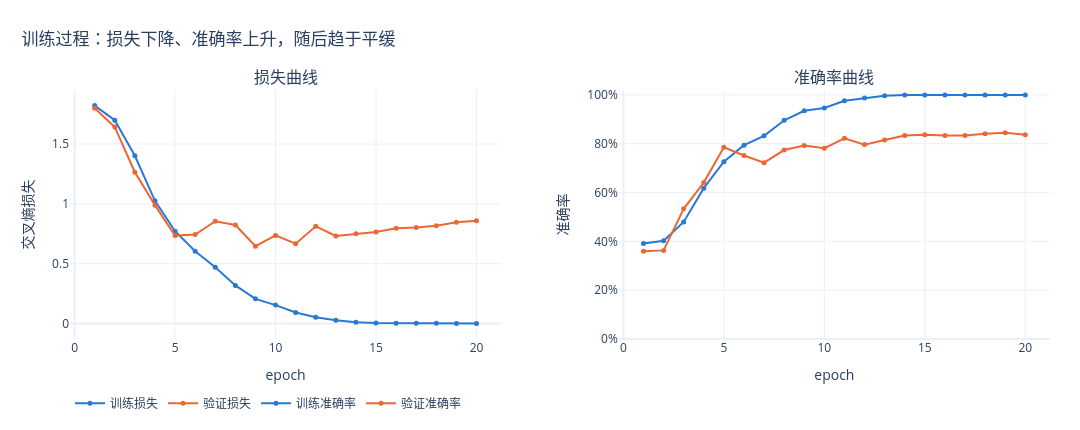

Write notebook code for a chart like this one.
### Code cell
fig = make_subplots(rows=1, cols=2, horizontal_spacing=0.12,
                    subplot_titles=("损失曲线", "准确率曲线"))
for key, name, color, col in [("train_loss", "训练损失", C_BLUE, 1), ("val_loss", "验证损失", C_ORANGE, 1),
                              ("train_acc", "训练准确率", C_BLUE, 2), ("val_acc", "验证准确率", C_ORANGE, 2)]:
    fig.add_trace(go.Scatter(
        x=history["epoch"], y=history[key], mode="lines+markers", name=name,
        line=dict(color=color, width=2), marker=dict(size=5), legendgroup=name,
        showlegend=(col == 2 or "loss" in key),
        hovertemplate=f"{name}<br>epoch %{{x}}：%{{y:.4f}}<extra></extra>",
    ), row=1, col=col)

fig.update_xaxes(title_text="epoch", row=1, col=1)
fig.update_xaxes(title_text="epoch", row=1, col=2)
fig.update_yaxes(title_text="交叉熵损失", row=1, col=1)
fig.update_yaxes(title_text="准确率", range=[0, 1.02], tickformat=".0%", row=1, col=2)
fig.update_layout(title=dict(text="训练过程：损失下降、准确率上升，随后趋于平缓", x=0.02),
                  width=1080, height=430, margin=dict(l=70, r=30, t=90, b=80),
                  legend=dict(orientation="h", yanchor="top", y=-0.2, x=0, title=None))
fig.show()

### Figure 1 — Plotly figure (JSON) as saved in the notebook; plotly's stock layout.template omitted (floating-point values rounded to 4 significant figures)
{"data": [{"hovertemplate": "训练损失<br>epoch %{x}：%{y:.4f}<extra></extra>", "legendgroup": "训练损失", "line": {"color": "#2a78d6", "width": 2}, "marker": {"size": 5}, "mode": "lines+markers", "name": "训练损失", "showlegend": true, "type": "scatter", "x": [1, 2, 3, 4, 5, 6, 7, 8, 9, 10, 11, 12, 13, 14, 15, 16, 17, 18, 19, 20], "xaxis": "x", "y": [1.821, 1.698, 1.402, 1.025, 0.7717, 0.6039, 0.4706, 0.3186, 0.2066, 0.1545, 0.09307, 0.05244, 0.028, 0.01087, 0.005419, 0.003573, 0.002595, 0.002086, 0.001706, 0.001444], "yaxis": "y"}, {"hovertemplate": "验证损失<br>epoch %{x}：%{y:.4f}<extra></extra>", "legendgroup": "验证损失", "line": {"color": "#eb6834", "width": 2}, "marker": {"size": 5}, "mode": "lines+markers", "name": "验证损失", "showlegend": true, "type": "scatter", "x": [1, 2, 3, 4, 5, 6, 7, 8, 9, 10, 11, 12, 13, 14, 15, 16, 17, 18, 19, 20], "xaxis": "x", "y": [1.799, 1.641, 1.264, 0.9895, 0.735, 0.7435, 0.8553, 0.8239, 0.647, 0.7365, 0.6676, 0.8123, 0.7325, 0.7501, 0.766, 0.7971, 0.8037, 0.817, 0.8466, 0.8599], "yaxis": "y"}, {"hovertemplate": "训练准确率<br>epoch %{x}：%{y:.4f}<extra></extra>", "legendgroup": "训练准确率", "line": {"color": "#2a78d6", "width": 2}, "marker": {"size": 5}, "mode": "lines+markers", "name": "训练准确率", "showlegend": true, "type": "scatter", "x": [1, 2, 3, 4, 5, 6, 7, 8, 9, 10, 11, 12, 13, 14, 15, 16, 17, 18, 19, 20], "xaxis": "x2", "y": [0.3915, 0.4026, 0.4796, 0.6178, 0.7263, 0.7941, 0.8321, 0.8961, 0.9351, 0.9462, 0.9759, 0.987, 0.9963, 1, 1, 1, 1, 1, 1, 1], "yaxis": "y2"}, {"hovertemplate": "验证准确率<br>epoch %{x}：%{y:.4f}<extra></extra>", "legendgroup": "验证准确率", "line": {"color": "#eb6834", "width": 2}, "marker": {"size": 5}, "mode": "lines+markers", "name": "验证准确率", "showlegend": true, "type": "scatter", "x": [1, 2, 3, 4, 5, 6, 7, 8, 9, 10, 11, 12, 13, 14, 15, 16, 17, 18, 19, 20], "xaxis": "x2", "y": [0.3593, 0.363, 0.5333, 0.6407, 0.7852, 0.7519, 0.7222, 0.7741, 0.7926, 0.7815, 0.8222, 0.7963, 0.8148, 0.8333, 0.837, 0.8333, 0.8333, 0.8407, 0.8444, 0.837], "yaxis": "y2"}], "layout": {"annotations": [{"font": {"size": 16}, "showarrow": false, "text": "损失曲线", "x": 0.22, "xanchor": "center", "xref": "paper", "y": 1, "yanchor": "bottom", "yref": "paper"}, {"font": {"size": 16}, "showarrow": false, "text": "准确率曲线", "x": 0.78, "xanchor": "center", "xref": "paper", "y": 1, "yanchor": "bottom", "yref": "paper"}], "height": 430, "legend": {"orientation": "h", "title": {}, "x": 0, "y": -0.2, "yanchor": "top"}, "margin": {"b": 80, "l": 70, "r": 30, "t": 90}, "title": {"text": "训练过程：损失下降、准确率上升，随后趋于平缓", "x": 0.02}, "width": 1080, "xaxis": {"anchor": "y", "domain": [0, 0.44], "title": {"text": "epoch"}}, "xaxis2": {"anchor": "y2", "domain": [0.56, 1], "title": {"text": "epoch"}}, "yaxis": {"anchor": "x", "domain": [0, 1], "title": {"text": "交叉熵损失"}}, "yaxis2": {"anchor": "x2", "domain": [0, 1], "range": [0, 1.02], "tickformat": ".0%", "title": {"text": "准确率"}}}}
